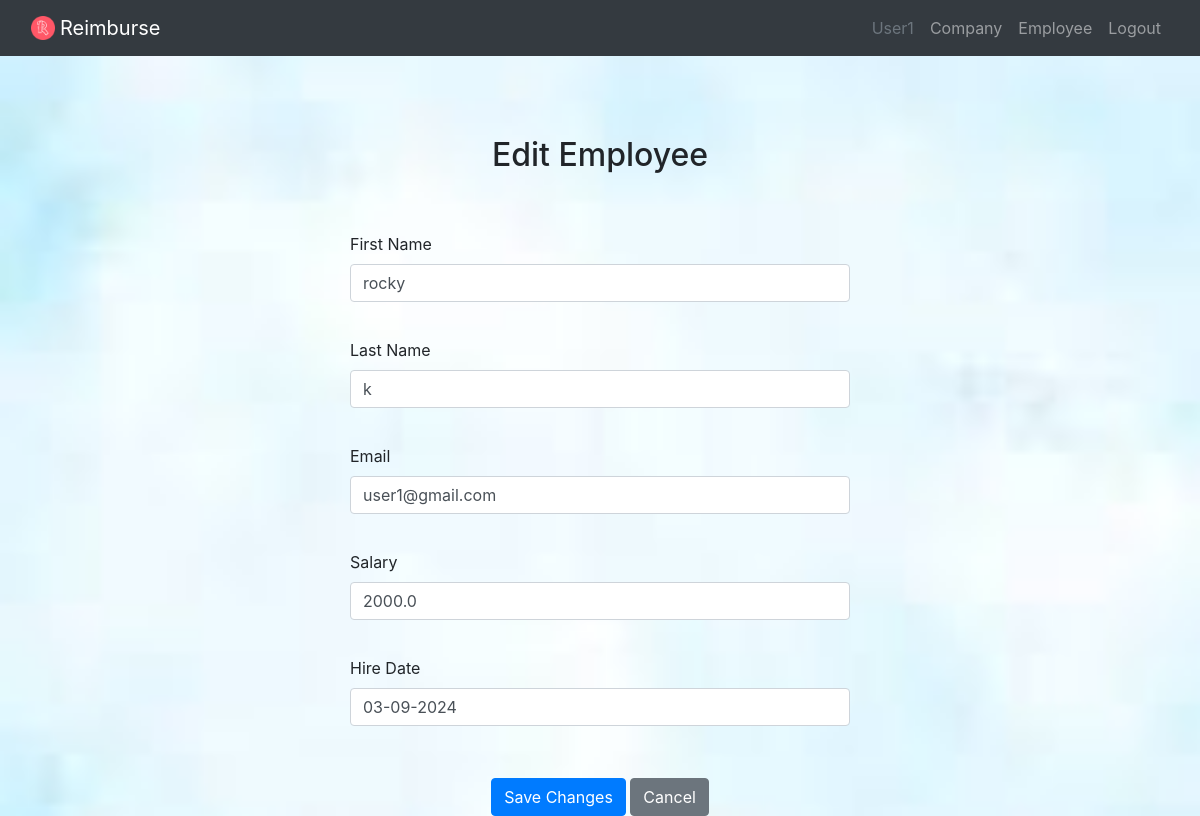
Page /company/1/employee/2 (signed in) on the earlier database version.
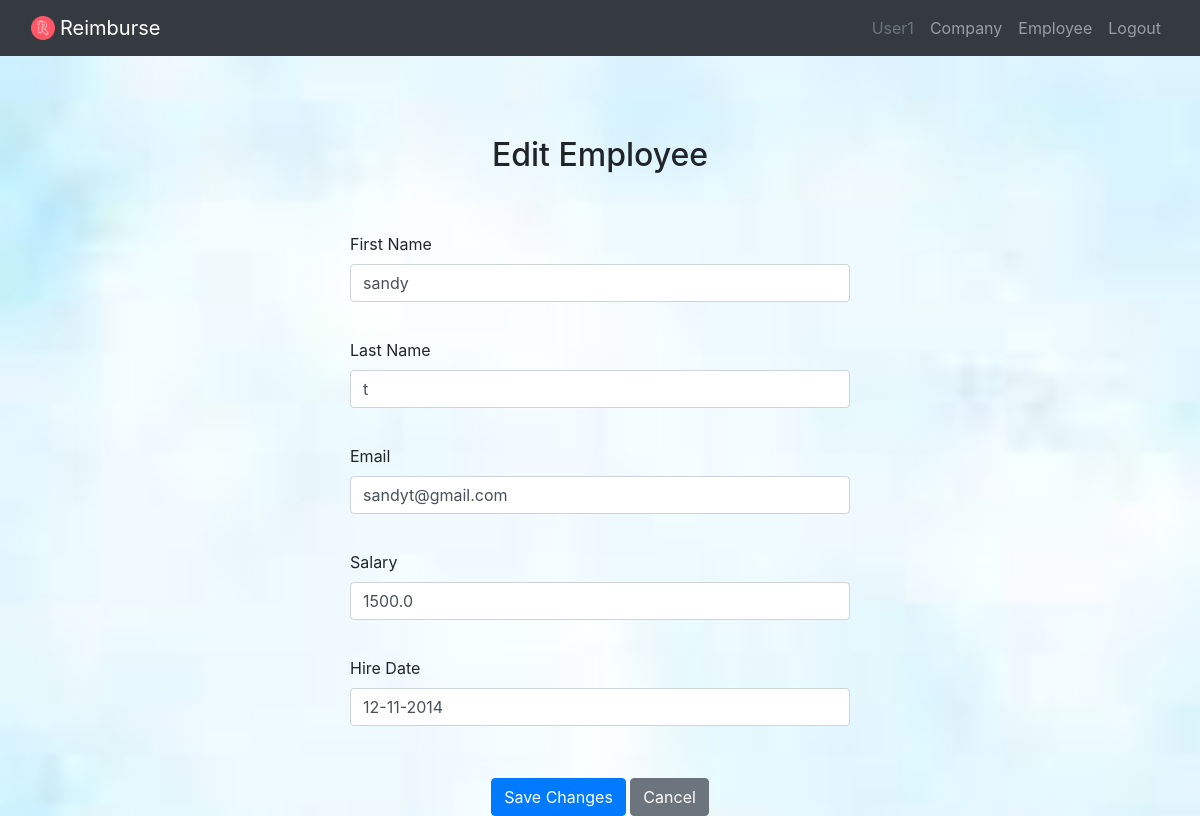
Same page on the later database version.
### website/models.py (models this page shows)
class User(db.Model, UserMixin):
    id = db.Column(db.Integer, primary_key=True)
    email = db.Column(db.String(150),nullable=False, unique=True)
    username = db.Column(db.String(150), nullable=False, unique=True)
    password = db.Column(db.String(150),nullable=False)
    companies = db.relationship('Company', backref='owner', lazy=True)

class Employee(db.Model):
    id = db.Column(db.Integer, primary_key=True)
    first_name = db.Column(db.String(100), nullable=False)
    last_name = db.Column(db.String(100), nullable=False)
    email = db.Column(db.String(120), nullable=False, unique=True)
    salary = db.Column(db.Float, nullable=True)
    hire_date = db.Column(db.Date, nullable=False)
    employee_number=db.Column(db.Integer,nullable=False)
    company_id = db.Column(db.Integer, db.ForeignKey('company.id'), nullable=False)

### website/views.py (the view, shortened to what this page needs)
@views.route('/company/<int:company_id>/employee/<int:employee_id>', methods=['GET','POST'])
@login_required
def edit_employee(company_id,employee_id):
    company=Company.query.get_or_404(company_id)
    employee=Employee.query.get_or_404(employee_id)
    if company.user_id != current_user.id:
        flash('Permission Denied!','danger')
        return redirect(url_for('views.company_details',company_id=company_id))
    return render_template('edit_employee.html',company_id=company_id,employee_id=employee_id,user=current_user,employee=employee,company=company)

### website/__init__.py (called while the page is built)
def create_app():
    app = Flask(__name__)
    app.config['SECRET_KEY']="helloworld"
    app.config['SQLALCHEMY_DATABASE_URI'] = f'sqlite:///{DB_NAME}'
    db.init_app(app)
    from .views import views
    from .auth import auth
    app.register_blueprint(views, url_prefix="/")
    app.register_blueprint(auth, url_prefix="/")
    from .models import User
    app.config['UPLOAD_FOLDER'] = UPLOAD_FOLDER
    create_database(app)
    login_manager = LoginManager()
    login_manager.login_view ="auth.login"
    login_manager.init_app(app)
    @login_manager.user_loader
    def load_user(id):
        return User.query.get(int(id))
    return app

### website/templates/edit_employee.html
{% extends 'base.html' %}
{% block content %}
<form method="POST">
    <div style="    display: flex;
        flex-direction: column;
        justify-content: center;
        align-items: center;padding-top: 80px; gap: 20px;">
        <h2>Edit Employee</h2>
        <div class="form-group" style="padding-top: 30px;">
            <label for="first_name">First Name</label>
            <input type="text" class="form-control" id="first_name" name="first_name" value="{{ employee.first_name }}"
                style="width: 500px;">
        </div>
        <div class="form-group">
            <label for="last_name">Last Name</label>
            <input type="text" class="form-control" id="last_name" name="last_name" value="{{ employee.last_name }}"
                style="width: 500px;">
        </div>
        <div class="form-group">
            <label for="email">Email</label>
            <input type="email" class="form-control" id="email" name="email" value="{{ employee.email }}"
                style="width: 500px;">
        </div>
        <div class="form-group">
            <label for="salary">Salary</label>
            <input type="text" class="form-control" id="salary" name="salary" value="{{ employee.salary }}"
                style="width: 500px;" placeholder="$">
        </div>
        <div class="form-group">
            <label for="hire_date">Hire Date</label>
            <input type="text" class="form-control" id="hire_date" name="hire_date"
                value="{{ employee.hire_date.strftime('%d-%m-%Y') }}" style="width: 500px;">
        </div>
        <div class="mt-3" align="'center">
            <button type="submit" class="btn btn-primary">Save Changes</button>
            <a href="{{ url_for('views.company_details', company_id=company.id) }}" class="btn btn-secondary">Cancel</a>
        </div>
    </div>
</form>
{% endblock %}

### website/templates/base.html (shortened to what this page needs)
<!DOCTYPE html>
<html lang="en">
<head>
    <link href="https://cdn.jsdelivr.net/npm/bootstrap@5.0.2/dist/css/bootstrap.min.css" rel="stylesheet"
 />
    <link href="https://cdnjs.cloudflare.com/ajax/libs/font-awesome/6.0.0-beta3/css/all.min.css" rel="stylesheet">
    <link rel="stylesheet" href="https://maxcdn.bootstrapcdn.com/bootstrap/4.5.2/css/bootstrap.min.css">
    <link rel="stylesheet" href="{{ url_for('static', filename='CSS/style.css') }}">
</head>
<body>
    <nav class="navbar navbar-expand-lg navbar-dark bg-dark">
        <div class="container-fluid">
            <img src="../static/images/letter-r_12499428.png" width="24" style="margin-right: 5px;">
            <a class="navbar-brand" href="#">Reimburse</a>
            <div class="collapse navbar-collapse" id="navbar">
                <div class="navbar-nav ms-auto">
                    <small class="navbar-text text-muted" style="padding: 8px; font-size: 16px;">
                        {{ user.username }}
                    </small>
                    {% if user.is_authenticated %}
                    <a class="nav-item nav-link " href="{{url_for('views.company_list')}}">Company</a>
                    <a class="nav-item nav-link " href="{{url_for('views.employees')}}">Employee</a>
                    <a class="nav-item nav-link " href="/logout">Logout</a>
                    {% else %}
                    <a class="nav-item nav-link " href="/login">Login</a>
                    <a class="nav-item nav-link " href="/sign-up">Sign Up</a>
                    {% endif %}
                </div>
            </div>
        </div>
    </nav>
    <div class="container">{% block content %}{% endblock %}</div>
</body>
</html>

### website/static/CSS/style.css (style rules this page uses)
body { background-image: url(../images/d2.jpeg); background-size: cover; background-repeat: no-repeat; background-attachment: fixed; }

Differences in the rows shown:
changed Employee: first_name "rocky" → "sandy"; last_name "k" → "t"; email "user1@gmail.com" → "sandyt@gmail.com"; salary "2000.0" → "1500.0"; hire_date "03-09-2024" → "12-11-2014"
